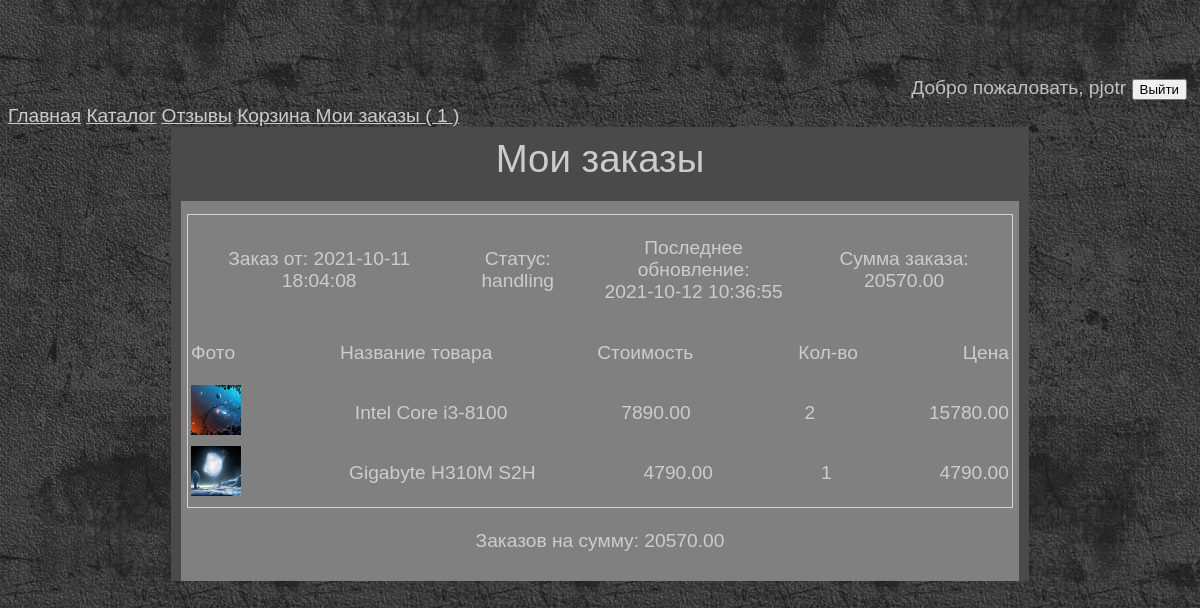
The page /orders.php (signed in) on the database its author committed.
### tables this page shows
CREATE TABLE `orders` (
  `id` bigint unsigned NOT NULL AUTO_INCREMENT,
  `user_id` bigint unsigned DEFAULT NULL,
  `created_at` datetime DEFAULT CURRENT_TIMESTAMP,
  `updated_at` datetime DEFAULT NULL ON UPDATE CURRENT_TIMESTAMP,
  `session_id` char(64) NOT NULL,
  `status` enum('active','handling','shipped','delivered') DEFAULT 'active',
  `name` varchar(255) DEFAULT NULL,
  `tel` bigint unsigned DEFAULT NULL,
  `comment` text,
  PRIMARY KEY (`id`)
);

CREATE TABLE `orders_products` (
  `id` bigint unsigned NOT NULL AUTO_INCREMENT,
  `order_id` bigint unsigned DEFAULT NULL,
  `product_id` bigint unsigned DEFAULT NULL,
  `total` int unsigned DEFAULT '1' COMMENT 'Количество заказанных товарных позиций',
  `created_at` datetime DEFAULT CURRENT_TIMESTAMP,
  `updated_at` datetime DEFAULT NULL ON UPDATE CURRENT_TIMESTAMP,
  `session_id` char(64) NOT NULL,
  `price` decimal(11,2) DEFAULT NULL,
  PRIMARY KEY (`id`),
  KEY `index_of_session_id` (`session_id`),
  KEY `product_id` (`product_id`),
  CONSTRAINT `orders_products_ibfk_1` FOREIGN KEY (`product_id`) REFERENCES `products` (`id`)
);

CREATE TABLE `product_images` (
  `product_id` bigint unsigned NOT NULL,
  `title` varchar(50) DEFAULT NULL,
  KEY `product_id` (`product_id`),
  CONSTRAINT `product_images_ibfk_1` FOREIGN KEY (`product_id`) REFERENCES `products` (`id`) ON DELETE CASCADE ON UPDATE CASCADE
);

CREATE TABLE `products` (
  `id` bigint unsigned NOT NULL AUTO_INCREMENT,
  `name` varchar(255) DEFAULT NULL COMMENT 'Название',
  `description` text COMMENT 'Описание',
  `price` decimal(11,2) DEFAULT NULL COMMENT 'Цена',
  `catalog_id` int unsigned DEFAULT NULL,
  `created_at` datetime DEFAULT CURRENT_TIMESTAMP,
  `updated_at` datetime DEFAULT CURRENT_TIMESTAMP ON UPDATE CURRENT_TIMESTAMP,
  PRIMARY KEY (`id`),
  KEY `index_of_catalog_id` (`catalog_id`)
);

### orders.php (called while the page is built, shortened)
<?php
include_once 'models/db_connect.php';
$ordersData = mysqli_query(getDb(),"SELECT DISTINCT SUM(orders_products.total * orders_products.price) OVER(PARTITION BY orders.id) AS orderTotal, SUM(orders_products.total * orders_products.price) OVER(PARTITION BY orders.user_id) AS grandTotal, orders.id, orders.created_at, orders.updated_at, orders.status
FROM orders_products
JOIN products ON products.id = orders_products.product_id
JOIN orders ON orders.id = orders_products.order_id
WHERE orders.user_id = {$_SESSION['id']}
ORDER BY orders.created_at DESC;");
$basketPrice = mysqli_fetch_assoc($ordersData)['grandTotal'];
$userOrderData = mysqli_query(getDb(),"SELECT orders_products.order_id, orders_products.product_id, orders_products.total AS quantity, products.name, orders_products.price, (orders_products.price*orders_products.total) AS totalPrice, product_images.title AS imageName FROM orders_products
JOIN products ON products.id = orders_products.product_id
JOIN product_images ON product_images.product_id = products.id
JOIN orders ON orders.id = orders_products.order_id WHERE orders.user_id = {$_SESSION['id']};");
include 'views/orders.php';

### models/db_connect.php (called while the page is built, shortened)
<?php
function getDb(){
    static $db = '';
    if(isset($db)){
        $db = mysqli_connect('localhost:3306','test_user', '1234', 'shop') or die('ошибка соединения: ' . mysqli_connect_error());
    }
    return $db;
}

### views/orders.php (the view, shortened to what this page needs)
<!doctype html>
<html lang="en">
<head>
    <link rel="stylesheet" type="text/css" href="style.css"/>
</head>
<body>
<?php include 'menu.php'?>
<div id="main">
    <div class="post_title"><h2>Мои заказы</h2></div>
    <div class="gallery_item">
        <?php foreach($ordersData as $order):?>
            <div class="feedback-item item">
                <div class="center-flex">
                    <p>Заказ от: <?=$order['created_at']?></p>
                    <p>Статус: <?=$order['status']?></p>
                    <p>Последнее обновление: <br> <?=$order['updated_at']?></p>
                    <p>Сумма заказа: <?=$order['orderTotal']?></p>
                </div>
                <div class="center-flex">
                    <div>
                        <p>Фото </p>
                    </div>
                    <div>
                        <p>Название товара</p>
                    </div>
                    <div>
                        <p>Стоимость</p>
                    </div>
                    <div>
                        <p>Кол-во</p>
                    </div>
                    <div>
                        <p>Цена</p>
                    </div>
                </div>
                <?php foreach($userOrderData as $product):?>
                <?php if($order['id'] === $product['order_id']):?>
                <div class="center-flex">
                    <div>
                        <a rel="gallery" class="photo" href="product_item.php?id=<?=$product['product_id']?>"><img alt="<?=$product['imageName']?>" src="gallery_img/small/<?=$product['imageName']?>" width="50" height="50"/></a>
                    </div>
                    <div>
                        <p><?=$product['name']?></p>
                    </div>
                    <div>
                        <p><?=$product['price']?></p>
                    </div>
                    <div>
                        <p><?=$product['quantity']?></p>
                    </div>
                    <div>
                        <p><?=$product['totalPrice']?></p>
                    </div>
                </div>
                <?php endif; ?>
                <?php endforeach; ?>
            </div>
        <?php endforeach; ?>
        <div>
            <p><?=isset($orderEmpty) ? '' : "Заказов на сумму: " . $basketPrice;?></p>
        </div>
    </div>
</div>
</body>
</html>

### style.css (style rules this page uses)
body { background: #444 url('img/body.jpg'); color: #444; font: normal 1.2em Verdana,Arial,sans-serif; height: 100%; padding-bottom: 1px; padding-top: 64px; }
.gallery_item { display: flex; justify-content: center; align-items: center; flex-direction: column; margin: 10px; background-color: grey; padding: 10px; text-align: center; }
#main { width:858px; margin:0 auto; background: #4A4A4A; color: #CCC; }
.post_title h2 { font: normal 2em Arial,sans-serif; margin: 0; padding: 10px; text-align: center; }
.feedback-item { display: flex; justify-content: space-between; border: 1px solid lightgray; align-items: center; padding: 3px; margin: 3px; }
.item { width: 100%; flex-direction: column; }
.center-flex { display: flex; flex-direction: row; align-items: center; justify-content: space-between; width: inherit; }

### rows shown on the page
orders: created_at "2021-10-11 18:04:08", status "handling", updated_at "2021-10-12 10:36:55", orderTotal "20570.00"
orders_products: product_images.title (picture), product.name "Intel Core i3-8100", price "7890.00", total "2", totalPrice "15780.00"
orders_products: product_images.title (picture), product.name "Gigabyte H310M S2H", price "4790.00", total "1", totalPrice "4790.00"

### other values the page prints
$login "pjotr"
$ordersCount['orders'] "1"
$basketPrice "20570.00"
